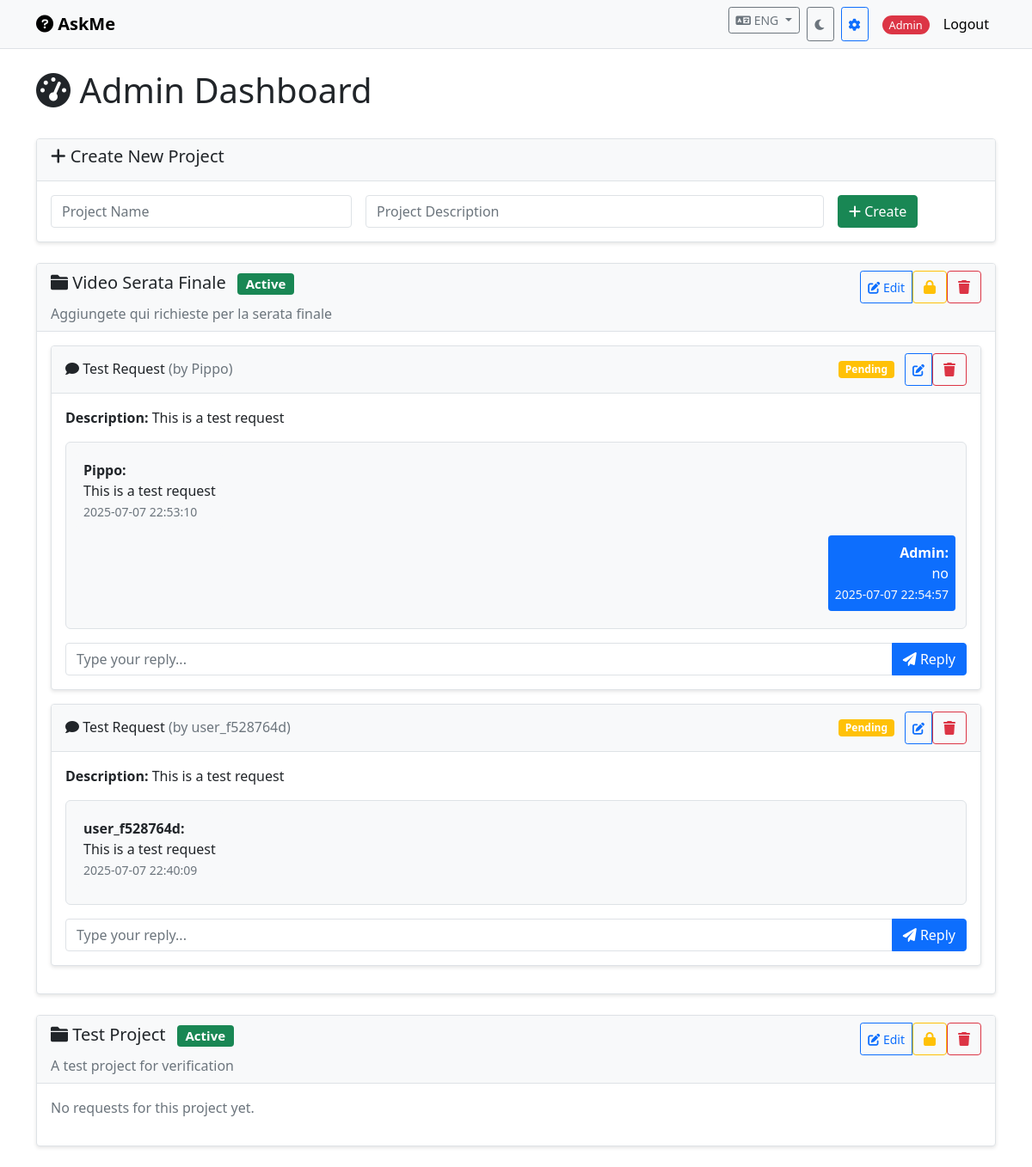
/admin (signed in), run on the app's committed database.
### tables this page shows
CREATE TABLE user_preferences (
            id INTEGER PRIMARY KEY AUTOINCREMENT,
            user_ip TEXT NOT NULL UNIQUE,
            custom_nickname TEXT,
            language TEXT DEFAULT 'en',
            theme TEXT DEFAULT 'light',
            created_at TIMESTAMP DEFAULT CURRENT_TIMESTAMP,
            updated_at TIMESTAMP DEFAULT CURRENT_TIMESTAMP
        );

CREATE TABLE projects (
            id INTEGER PRIMARY KEY AUTOINCREMENT,
            name TEXT NOT NULL UNIQUE,
            description TEXT,
            is_locked BOOLEAN DEFAULT 0,
            created_at TIMESTAMP DEFAULT CURRENT_TIMESTAMP
        );

CREATE TABLE requests (
            id INTEGER PRIMARY KEY AUTOINCREMENT,
            project_id INTEGER,
            username TEXT NOT NULL,
            user_ip TEXT NOT NULL,
            title TEXT NOT NULL,
            description TEXT,
            status TEXT DEFAULT 'pending',
            admin_response TEXT,
            tags TEXT,
            is_blocked BOOLEAN DEFAULT 0,
            created_at TIMESTAMP DEFAULT CURRENT_TIMESTAMP,
            updated_at TIMESTAMP DEFAULT CURRENT_TIMESTAMP,
            FOREIGN KEY (project_id) REFERENCES projects (id)
        );

CREATE TABLE messages (
            id INTEGER PRIMARY KEY AUTOINCREMENT,
            request_id INTEGER,
            sender_type TEXT NOT NULL, -- 'user' or 'admin'
            sender_name TEXT NOT NULL,
            message TEXT NOT NULL,
            created_at TIMESTAMP DEFAULT CURRENT_TIMESTAMP,
            FOREIGN KEY (request_id) REFERENCES requests (id)
        );

### app.py (the view)
@app.route('/admin')
def admin_dashboard():
    if not session.get('admin'):
        return redirect(url_for('admin_login'))
    user_prefs = get_user_preferences('admin')
    conn = get_db()
    projects = conn.execute('SELECT * FROM projects').fetchall()
    projects_with_requests = []
    for project in projects:
        requests = conn.execute('''
            SELECT * FROM requests
            WHERE project_id = ?
            ORDER BY created_at DESC
        ''', (project['id'],)).fetchall()
        requests_with_messages = []
        for req in requests:
            messages = conn.execute('''
                SELECT * FROM messages
                WHERE request_id = ?
                ORDER BY created_at ASC
            ''', (req['id'],)).fetchall()
            requests_with_messages.append({
                'request': req,
                'messages': messages
            })
        projects_with_requests.append({
            'project': project,
            'requests_with_messages': requests_with_messages
        })
    conn.close()
    return render_template('admin_dashboard.html',
                         projects_with_requests=projects_with_requests,
                         user_prefs=user_prefs)

### app.py (called while the page is built, shortened)
def get_db():
    conn = sqlite3.connect(DATABASE)
    conn.row_factory = sqlite3.Row
    return conn

def get_username_from_ip(ip):
    hash_object = hashlib.md5(ip.encode())
    return f"user_{hash_object.hexdigest()[:8]}"

def get_user_preferences(ip):
    conn = get_db()
    prefs = conn.execute('SELECT * FROM user_preferences WHERE user_ip = ?', (ip,)).fetchone()
    conn.close()
    return prefs

@app.context_processor
def utility_processor():
    return dict(get_username_from_ip=get_username_from_ip)

### templates/admin_dashboard.html (shortened to what this page needs)
{% extends "base.html" %}
{% block content %}
<div class="row">
    <div class="col-md-12">
        <div class="d-flex justify-content-between align-items-center mb-4">
            <h1><i class="fas fa-tachometer-alt"></i> Admin Dashboard</h1>
        </div>
        <div class="card mb-4">
            <div class="card-header">
                <h5><i class="fas fa-plus"></i> Create New Project</h5>
            </div>
            <div class="card-body">
                <form method="POST" action="{{ url_for('create_project') }}" class="row g-3">
                    <div class="col-md-4">
                        <input type="text" class="form-control" name="name" placeholder="Project Name" required>
                    </div>
                    <div class="col-md-6">
                        <input type="text" class="form-control" name="description" placeholder="Project Description">
                    </div>
                    <div class="col-md-2">
                        <button type="submit" class="btn btn-success">
                            <i class="fas fa-plus"></i> Create
                        </button>
                    </div>
                </form>
            </div>
        </div>
        {% for project_data in projects_with_requests %}
        <div class="card mb-4">
            <div class="card-header">
                <div class="d-flex justify-content-between align-items-center">
                    <h5>
                        <i class="fas fa-folder"></i> {{ project_data.project.name }}
                        {% if project_data.project.is_locked %}
                            <span class="badge bg-danger ms-2">Locked</span>
                        {% else %}
                            <span class="badge bg-success ms-2">Active</span>
                        {% endif %}
                    </h5>
                    <div class="btn-group btn-group-sm">
                        <button type="button" class="btn btn-outline-primary"
                                data-bs-toggle="modal" data-bs-target="#editProjectModal{{ project_data.project.id }}">
                            <i class="fas fa-edit"></i> Edit
                        </button>
                        <form method="POST" action="{{ url_for('toggle_project_lock', project_id=project_data.project.id) }}" class="d-inline">
                            <button type="submit" class="btn btn-outline-warning">
                                <i class="fas fa-{% if project_data.project.is_locked %}unlock{% else %}lock{% endif %}"></i>
                            </button>
                        </form>
                        <form method="POST" action="{{ url_for('delete_project', project_id=project_data.project.id) }}" class="d-inline"
                              onsubmit="return confirm('Are you sure you want to delete this project and all its requests?')">
                            <button type="submit" class="btn btn-outline-danger">
                                <i class="fas fa-trash"></i>
                            </button>
                        </form>
                    </div>
                </div>
                <p class="mb-0 text-muted">{{ project_data.project.description or 'No description' }}</p>
            </div>
            <div class="card-body">
                {% if project_data.requests_with_messages %}
                    {% for request_data in project_data.requests_with_messages %}
                    <div class="card mb-3 {% if request_data.request.is_blocked %}request-blocked{% endif %}">
                        <div class="card-header">
                            <div class="d-flex justify-content-between align-items-center">
                                <h6 class="mb-0">
                                    <i class="fas fa-comment"></i> {{ request_data.request.title }}
                                    <span class="text-muted">(by {{ request_data.request.username }})</span>
                                </h6>
                                <div>
                                    {% if request_data.request.status == 'pending' %}
                                        <span class="badge bg-warning">Pending</span>
                                    {% elif request_data.request.status == 'approved' %}
                                        <span class="badge bg-success">Approved</span>
                                    {% elif request_data.request.status == 'rejected' %}
                                        <span class="badge bg-danger">Rejected</span>
                                    {% elif request_data.request.status == 'completed' %}
                                        <span class="badge bg-info">Completed</span>
                                    {% endif %}
                                    <div class="btn-group btn-group-sm ms-2">
                                        <button type="button" class="btn btn-outline-primary"
                                                data-bs-toggle="modal" data-bs-target="#requestModal{{ request_data.request.id }}">
                                            <i class="fas fa-edit"></i>
                                        </button>
                                        <form method="POST" action="{{ url_for('delete_request', request_id=request_data.request.id) }}" class="d-inline"
                                              onsubmit="return confirm('Are you sure you want to delete this request?')">
                                            <button type="submit" class="btn btn-outline-danger">
                                                <i class="fas fa-trash"></i>
                                            </button>
                                        </form>
                                    </div>
                                </div>
                            </div>
                        </div>
                        <div class="card-body">
                            <p><strong>Description:</strong> {{ request_data.request.description or 'No description provided' }}</p>
                            <div class="chat-container" style="max-height: 300px; overflow-y: auto; border: 1px solid #dee2e6; border-radius: 0.375rem; padding: 0.75rem; background-color: #f8f9fa;">
                                {% for message in request_data.messages %}
                                <div class="message mb-2 {% if message.sender_type == 'admin' %}text-end{% endif %}">
                                    <div class="d-inline-block p-2 rounded {% if message.sender_type == 'admin' %}bg-primary text-white{% else %}bg-light{% endif %}" style="max-width: 70%;">
                                        <strong>{{ message.sender_name }}:</strong><br>
                                        {{ message.message }}
                                        <br><small class="{% if message.sender_type == 'admin' %}text-light{% else %}text-muted{% endif %}">{{ message.created_at }}</small>
                                    </div>
                                </div>
                                {% endfor %}
                            </div>
                            <form method="POST" action="{{ url_for('admin_add_message', request_id=request_data.request.id) }}" class="mt-3">
                                <div class="input-group">
                                    <input type="text" class="form-control" name="message" placeholder="Type your reply..." required>
                                    <button type="submit" class="btn btn-primary">
                                        <i class="fas fa-paper-plane"></i> Reply
                                    </button>
                                </div>
                            </form>
                        </div>
                    </div>
                    {% endfor %}
                {% else %}
                    <p class="text-muted">No requests for this project yet.</p>
                {% endif %}
            </div>
        </div>
        {% endfor %}
    </div>
</div>
{% endblock %}

### static/css/style.css (style rules this page uses)
:root { --primary-color: #007bff; --secondary-color: #50565a; --success-color: #28a745; --danger-color: #dc3545; --warning-color: #ffc107; --info-color: #17a2b8; --light-color: #f8f9fa; --dark-color: #191c1f; --body-bg: #ffffff; --body-color: #212529; --card-bg: #ffffff; --card-header-bg: #f8f9fa; --border-color: #dee2e6; --navbar-bg: #f8f9fa; --navbar-color: #000000; --form-bg: #ffffff; --form-color: #495057; --table-stripe-bg: rgba(0, 0, 0, 0.05); --chat-bg: #f8f9fa; --text-muted: #6c757d; --modal-bg: #ffffff; }
body { background-color: var(--body-bg); color: var(--body-color); transition: background-color 0.3s ease, color 0.3s ease; }
.card { background-color: var(--card-bg); border-color: var(--border-color); box-shadow: 0 2px 4px rgba(0, 0, 0, 0.1); transition: background-color 0.3s ease, border-color 0.3s ease; }
.card-header { background-color: var(--card-header-bg); border-bottom: 1px solid var(--border-color); color: var(--body-color); }
.form-control { background-color: var(--form-bg); border-color: var(--border-color); color: var(--form-color); transition: background-color 0.3s ease, border-color 0.3s ease, color 0.3s ease; }
.chat-container { background-color: var(--chat-bg); border: 1px solid var(--border-color); border-radius: 0.375rem; padding: 0.75rem; max-height: 300px; overflow-y: auto; scrollbar-width: thin; scrollbar-color: var(--secondary-color) var(--chat-bg); }
.message { animation: fadeIn 0.3s ease-in; }
.message .bg-light { background-color: var(--light-color) !important; }
.text-muted { color: var(--text-muted) !important; }
.btn { transition: all 0.3s ease; }
* { transition: background-color 0.3s ease, color 0.3s ease, border-color 0.3s ease; }

### data on the page
projects: project.name "Video Serata Finale", is_locked False (drawn), project "Aggiungete qui richieste per la serata finale"
requests: request "Test Request", request.username "Pippo", request "This is a test request"
messages: sender_name "Pippo", message "This is a test request", created_at "2025-07-07 22:53:10"
messages: sender_name "Admin", message "no", created_at "2025-07-07 22:54:57"
requests: request "Test Request", request.username "user_f528764d", request "This is a test request"
messages: sender_name "user_f528764d", message "This is a test request", created_at "2025-07-07 22:40:09"
projects: project.name "Test Project", is_locked False (drawn), project "A test project for verification"
